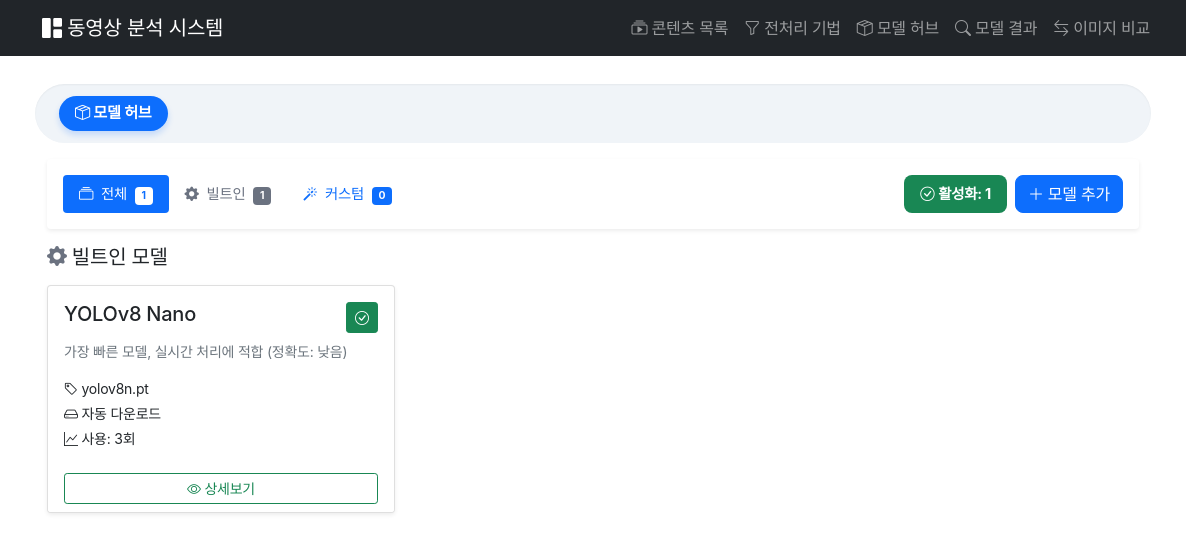
The page /modelhub/ on the database as committed earlier.
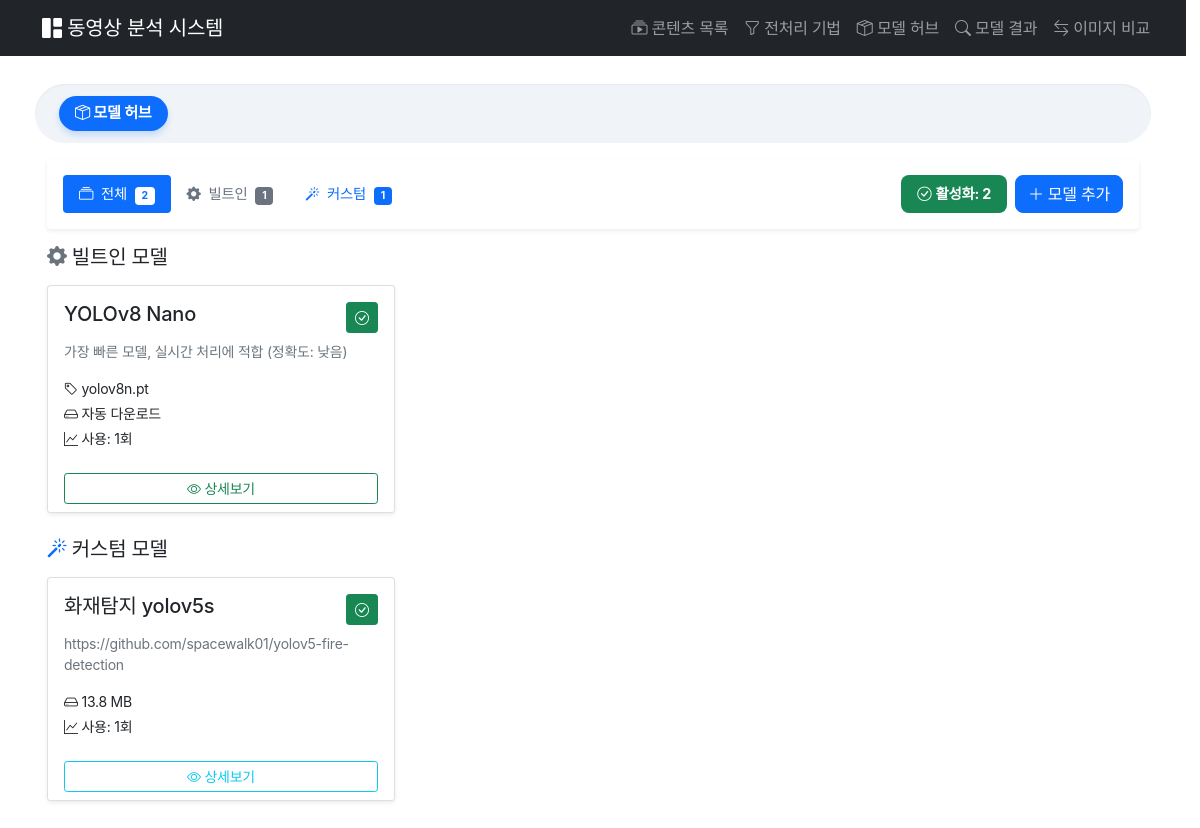
The same page on the database as committed later.
### modelhub/models.py (models this page shows, shortened)
class BuiltinModel(models.Model):
    TASK_TYPE_CHOICES = [
        ('detection', '객체 탐지'),
        ('super_resolution', '해상도 개선'),
        ('restoration', '이미지 복원'),
    ]
    name = models.CharField(max_length=200, verbose_name="모델 이름")
    display_name = models.CharField(max_length=200, verbose_name="표시 이름")
    description = models.TextField(blank=True, verbose_name="설명")
    task_type = models.CharField(
        max_length=50,
        choices=TASK_TYPE_CHOICES,
        default='detection',
        verbose_name="작업 유형"
    )
    model_type = models.CharField(
        max_length=50, default="yolo", verbose_name="모델 타입"
    )
    version = models.CharField(max_length=50, blank=True, verbose_name="버전")
    model_file = models.FileField(
        upload_to=builtin_model_upload_path,
        storage=model_storage,
        blank=True,
        null=True,
        verbose_name="모델 파일",
    )
    file_size = models.BigIntegerField(default=0, verbose_name="파일 크기 (bytes)")
    yolo_version = models.CharField(
        max_length=50,
        blank=True,
        verbose_name="YOLO 버전",
        help_text="예: yolov8n.pt, yolov8s.pt",
    )
    classes = models.JSONField(default=list, blank=True, verbose_name="탐지 클래스")
    input_size = models.CharField(max_length=50, blank=True, verbose_name="입력 크기")
    config = models.JSONField(default=dict, blank=True, verbose_name="설정")
    is_active = models.BooleanField(default=True, verbose_name="활성화")
    is_default = models.BooleanField(default=False, verbose_name="기본 모델")
    usage_count = models.IntegerField(default=0, verbose_name="사용 횟수")
    created_at = models.DateTimeField(auto_now_add=True, verbose_name="생성일")
    updated_at = models.DateTimeField(auto_now=True, verbose_name="수정일")
    class Meta:
        verbose_name = "기본 모델"
        verbose_name_plural = "기본 모델들"
        ordering = ["-is_default", "-created_at"]
    def get_file_size_display(self):
        if self.file_size == 0:
            return "자동 다운로드" if self.yolo_version else "-"

class CustomModel(models.Model):
    TASK_TYPE_CHOICES = [
        ('detection', '객체 탐지'),
        ('super_resolution', '해상도 개선'),
        ('restoration', '이미지 복원'),
    ]
    name = models.CharField(max_length=200, verbose_name="모델 이름")
    description = models.TextField(blank=True, verbose_name="설명")
    task_type = models.CharField(
        max_length=50,
        choices=TASK_TYPE_CHOICES,
        default='detection',
        verbose_name="작업 유형"
    )
    model_file = models.FileField(
        upload_to=custom_model_upload_path,
        storage=model_storage,
        verbose_name="모델 파일"
    )
    file_size = models.BigIntegerField(default=0, verbose_name="파일 크기 (bytes)")
    file_format = models.CharField(max_length=10, blank=True, verbose_name="파일 형식")
    model_type = models.CharField(
        max_length=50,
        default="custom",
        verbose_name="모델 타입",
        help_text="예: yolo, resnet, custom",
    )
    framework = models.CharField(
        max_length=50,
        blank=True,
        verbose_name="프레임워크",
        help_text="예: PyTorch, TensorFlow, ONNX",
    )
    version = models.CharField(max_length=50, blank=True, verbose_name="버전")
    dataset_name = models.CharField(
        max_length=200, blank=True, verbose_name="데이터셋 이름"
    )
    classes = models.JSONField(default=list, blank=True, verbose_name="탐지 클래스")
    num_classes = models.IntegerField(null=True, blank=True, verbose_name="클래스 수")
    accuracy = models.FloatField(null=True, blank=True, verbose_name="정확도 (%)")
    precision = models.FloatField(null=True, blank=True, verbose_name="정밀도 (%)")
    recall = models.FloatField(null=True, blank=True, verbose_name="재현율 (%)")
    map_score = models.FloatField(null=True, blank=True, verbose_name="mAP 점수")
    inference_time = models.FloatField(
        null=True, blank=True, verbose_name="추론 시간 (ms)"
    )
    author = models.CharField(max_length=100, blank=True, verbose_name="작성자")
    tags = models.JSONField(default=list, blank=True, verbose_name="태그")
    config = models.JSONField(default=dict, blank=True, verbose_name="설정")
    is_active = models.BooleanField(default=True, verbose_name="활성화")
    is_validated = models.BooleanField(default=False, verbose_name="검증됨")
    usage_count = models.IntegerField(default=0, verbose_name="사용 횟수")
    created_at = models.DateTimeField(auto_now_add=True, verbose_name="생성일")
    updated_at = models.DateTimeField(auto_now=True, verbose_name="수정일")
    class Meta:
        verbose_name = "커스텀 모델"
        verbose_name_plural = "커스텀 모델들"
        ordering = ["-created_at"]
    def get_file_size_display(self):
        size = self.file_size
        for unit in ["B", "KB", "MB", "GB"]:
            if size < 1024.0:
                return f"{size:.1f} {unit}"
            size /= 1024.0
        return f"{size:.1f} TB"

### modelhub/views.py (the view)
# urls.py: path("", views.model_list, name="model_list"),
def model_list(request):
    tab = request.GET.get("tab", "all")
    builtin_models = BuiltinModel.objects.all().order_by(
        "-is_default", "-created_at"
    )
    custom_models = CustomModel.objects.all().order_by("-created_at")
    total_base = builtin_models.count()
    total_custom = custom_models.count()
    total_models = total_base + total_custom
    active_count = (
        builtin_models.filter(is_active=True).count() +
        custom_models.filter(is_active=True).count()
    )
    context = {
        "builtin_models": builtin_models,
        "custom_models": custom_models,
        "total_models": total_models,
        "total_base": total_base,
        "total_custom": total_custom,
        "active_count": active_count,  # ⭐ 추가
        "tab": tab,
    }
    return render(request, "modelhub/model_list.html", context)

### modelhub/templates/modelhub/model_list.html (shortened to what the changed rows need)
{% extends 'contents/base.html' %}
{% block content %}
<div class="container-fluid">
    <div class="card mb-3 border-0 shadow-sm">
        <div class="card-body p-2 p-md-3">
            <div class="d-flex gap-2 align-items-center flex-wrap">
                <ul class="nav nav-pills flex-shrink-0">
                    <li class="nav-item">
                        <a class="nav-link py-1 py-md-2 px-2 px-md-3 {% if tab == 'all' %}active{% endif %}" href="?tab=all">
                            <i class="bi bi-collection"></i>
                            <span class="d-none d-lg-inline ms-1">전체</span>
                            <span class="badge {% if tab == 'all' %}bg-white text-primary{% else %}bg-secondary{% endif %} ms-1" style="font-size: 0.65rem;">
                                {{ total_models }}
                            </span>
                        </a>
                    </li>
                    <li class="nav-item">
                        <a class="nav-link py-1 py-md-2 px-2 px-md-3 {% if tab == 'custom' %}active{% endif %}" href="?tab=custom">
                            <i class="bi bi-magic {% if tab == 'custom' %} text-white{% else %}text-custom{% endif %}"></i>
                            <span class="d-none d-lg-inline {% if tab == 'custom' %}text-white{% else %}text-custom{% endif %} ms-1">커스텀</span>
                            <span class="badge {% if tab == 'custom' %}bg-white text-custom{% else %}text-white bg-custom{% endif %} ms-1" style="font-size: 0.65rem;">
                                {{ total_custom }}
                            </span>
                        </a>
                    </li>
                </ul>
                <div class="d-flex align-items-center gap-2">
                    <span class="badge bg-success d-inline-flex align-items-center px-3"
                          id="activeCountBadge"
                          style="font-size: 0.9rem; min-height: 38px; line-height: 1; border-radius: 8px;">
                        <i class="bi bi-check-circle me-1"></i> 활성화: {{ active_count }}
                    </span>
                    <a href="{% url 'modelhub:model_add' %}" class="btn btn-primary d-inline-flex align-items-center" style="min-height: 38px; border-radius: 8px;">
                        <i class="bi bi-plus-lg me-1"></i> 모델 추가
                    </a>
                </div>
            </div>
        </div>
    </div>
    {% if tab == 'all' or tab == 'base' %}
        {% if builtin_models %}
        <div class="row mb-4">
            <div class="col-md-12">
                <div class="row row-cols-1 row-cols-md-2 row-cols-lg-3 g-4">
                    {% for model in builtin_models %}
                    <div class="col">
                        <div class="card h-100 shadow-sm hover-card {% if not model.is_active %}inactive-card{% endif %}">
                            <div class="card-body">
                                <div class="d-flex justify-content-between align-items-start mb-2">
                                    <h5 class="card-title mb-0">
                                        {{ model.display_name }}
                                    </h5>
                                    <div class="d-flex gap-1">
                                        <button type="button"
                                                class="btn btn-sm {% if model.is_active %}btn-success{% else %}btn-secondary{% endif %}"
                                                onclick="toggleActive('base', {{ model.id }}, this)"
                                                title="{% if model.is_active %}활성화됨{% else %}비활성화됨{% endif %}">
                                            <i class="bi bi-{% if model.is_active %}check{% else %}x{% endif %}-circle"></i>
                                        </button>
                                    </div>
                                </div>
                                {% if model.description %}
                                <p class="card-text text-muted small">{{ model.description|truncatewords:15 }}</p>
                                {% endif %}
                                <div class="mt-3">
                                    {% if model.yolo_version %}
                                    <p class="mb-1 small"><i class="bi bi-tag"></i> {{ model.yolo_version }}</p>
                                    {% endif %}
                                    <p class="mb-1 small"><i class="bi bi-hdd"></i> {{ model.get_file_size_display }}</p>
                                    <p class="mb-0 small"><i class="bi bi-graph-up"></i> 사용: {{ model.usage_count }}회</p>
                                </div>
                            </div>
                            <div class="card-footer bg-white border-0">
                                <div class="d-grid">
                                    <a href="{% url 'modelhub:model_detail' 'base' model.id %}"
                                       class="btn btn-sm btn-outline-success">
                                        <i class="bi bi-eye"></i> 상세보기
                                    </a>
                                </div>
                            </div>
                        </div>
                    </div>
                    {% endfor %}
                </div>
            </div>
        </div>
        {% endif %}
    {% endif %}
    {% if tab == 'all' or tab == 'custom' %}
        {% if custom_models %}
        <div class="row">
            <div class="col-md-12">
                <h5 class="mb-3">
                    <i class="bi bi-magic text-custom"></i> 커스텀 모델
                </h5>
                <div class="row row-cols-1 row-cols-md-2 row-cols-lg-3 g-4">
                    {% for model in custom_models %}
                    <div class="col">
                        <div class="card h-100 shadow-sm hover-card {% if not model.is_active %}inactive-card{% endif %}">
                            <div class="card-body">
                                <div class="d-flex justify-content-between align-items-start mb-2">
                                    <h5 class="card-title mb-0">{{ model.name }}</h5>
                                    <button type="button"
                                            class="btn btn-sm {% if model.is_active %}btn-success{% else %}btn-secondary{% endif %}"
                                            onclick="toggleActive('custom', {{ model.id }}, this)"
                                            title="{% if model.is_active %}활성화됨{% else %}비활성화됨{% endif %}">
                                        <i class="bi bi-{% if model.is_active %}check{% else %}x{% endif %}-circle"></i>
                                    </button>
                                </div>
                                {% if model.description %}
                                <p class="card-text text-muted small">{{ model.description|truncatewords:15 }}</p>
                                {% endif %}
                                <div class="mt-3">
                                    <p class="mb-1 small"><i class="bi bi-hdd"></i> {{ model.get_file_size_display }}</p>
                                    <p class="mb-0 small"><i class="bi bi-graph-up"></i> 사용: {{ model.usage_count }}회</p>
                                </div>
                            </div>
                            <div class="card-footer bg-white border-0">
                                <div class="d-grid">
                                    <a href="{% url 'modelhub:model_detail' 'custom' model.id %}"
                                       class="btn btn-sm btn-outline-info">
                                        <i class="bi bi-eye"></i> 상세보기
                                    </a>
                                </div>
                            </div>
                        </div>
                    </div>
                    {% endfor %}
                </div>
            </div>
        </div>
        {% endif %}
    {% endif %}
</div>
{% endblock %}

Rows that differ between the two databases and show on the page:
changed BuiltinModel "YOLOv8 Nano": usage_count "3" → "1"
added CustomModel: name "화재탐지 yolov5s", is_active True (drawn), description "https://github.com/spacewalk01/yolov5-fire-detection", file_size "13.8 MB", usage_count "1"
Other text that changed with them:
{{ total_models }}: "1" → "2"
{{ total_custom }}: "0" → "1"
{{ active_count }}: "1" → "2"
text now shown: "커스텀 모델"
